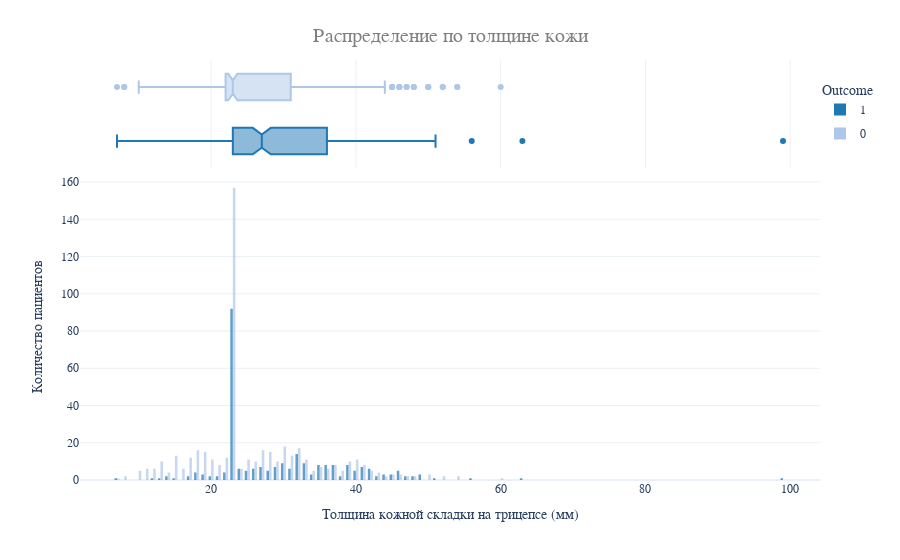

Notebook code for this chart:
### Code cell
fig = px.histogram(
    df,
    x='SkinThickness',
    color='Outcome',
    template='plotly_white',
    marginal='box', opacity=0.7, nbins=100,
    color_discrete_sequence=colors,
    barmode='group', histfunc='count'
)

fig.update_layout(
    font_family='monospace',
    title=dict(
        text='Распределение по толщине кожи',
        x=0.5, y=0.95,
        font=dict(color=colors_gray[1], size=20)
    ),
    xaxis_title_text='Толщина кожной складки на трицепсе (мм)',
    yaxis_title_text='Количество пациентов',
    legend=dict(
        x=1, y=0.96,
        bordercolor=colors_gray[2],
        borderwidth=0, tracegroupgap=5
    ),
    bargap=0.3,
)

fig.show()

### Figure 1 — Plotly figure (JSON) as saved in the notebook; plotly's stock layout.template omitted (floating-point values rounded to 4 significant figures; data arrays with more than 128 entries replaced by an {"elided": "..."} marker saying what was removed)
{"data": [{"alignmentgroup": "True", "bingroup": "x", "histfunc": "count", "hovertemplate": "Outcome=1<br>SkinThickness=%{x}<br>count=%{y}<extra></extra>", "legendgroup": "1", "marker": {"color": "#1f77b4", "opacity": 0.7, "pattern": {"shape": ""}}, "name": "1", "nbinsx": 100, "offsetgroup": "1", "orientation": "v", "showlegend": true, "type": "histogram", "x": {"elided": "268 int values"}, "xaxis": "x", "yaxis": "y"}, {"alignmentgroup": "True", "hovertemplate": "Outcome=1<br>SkinThickness=%{x}<extra></extra>", "legendgroup": "1", "marker": {"color": "#1f77b4"}, "name": "1", "notched": true, "offsetgroup": "1", "showlegend": false, "type": "box", "x": {"elided": "268 int values"}, "xaxis": "x2", "yaxis": "y2"}, {"alignmentgroup": "True", "bingroup": "x", "histfunc": "count", "hovertemplate": "Outcome=0<br>SkinThickness=%{x}<br>count=%{y}<extra></extra>", "legendgroup": "0", "marker": {"color": "#aec7e8", "opacity": 0.7, "pattern": {"shape": ""}}, "name": "0", "nbinsx": 100, "offsetgroup": "0", "orientation": "v", "showlegend": true, "type": "histogram", "x": {"elided": "500 int values"}, "xaxis": "x", "yaxis": "y"}, {"alignmentgroup": "True", "hovertemplate": "Outcome=0<br>SkinThickness=%{x}<extra></extra>", "legendgroup": "0", "marker": {"color": "#aec7e8"}, "name": "0", "notched": true, "offsetgroup": "0", "showlegend": false, "type": "box", "x": {"elided": "500 int values"}, "xaxis": "x2", "yaxis": "y2"}], "layout": {"bargap": 0.3, "barmode": "group", "font": {"family": "monospace"}, "legend": {"bordercolor": "#c0c0c0", "borderwidth": 0, "title": {"text": "Outcome"}, "tracegroupgap": 5, "x": 1, "y": 0.96}, "margin": {"t": 60}, "title": {"font": {"color": "#808080", "size": 20}, "text": "Распределение по толщине кожи", "x": 0.5, "y": 0.95}, "xaxis": {"anchor": "y", "domain": [0, 1], "title": {"text": "Толщина кожной складки на трицепсе (мм)"}}, "xaxis2": {"anchor": "y2", "domain": [0, 1], "matches": "x", "showgrid": true, "showticklabels": false}, "yaxis": {"anchor": "x", "domain": [0, 0.7326], "title": {"text": "Количество пациентов"}}, "yaxis2": {"anchor": "x2", "domain": [0.7426, 1], "matches": "y2", "showgrid": false, "showline": false, "showticklabels": false, "ticks": ""}}}
